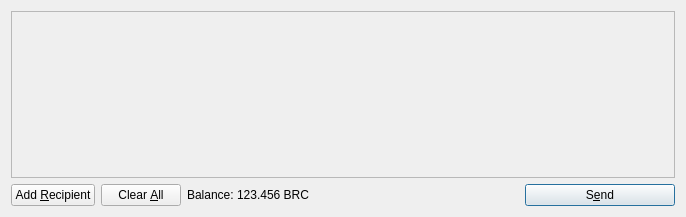
<?xml version="1.0" encoding="UTF-8"?>
<ui version="4.0">
 <class>SendCoinsDialog</class>
 <widget class="QDialog" name="SendCoinsDialog">
  <property name="geometry">
   <rect>
    <x>0</x>
    <y>0</y>
    <width>686</width>
    <height>217</height>
   </rect>
  </property>
  <property name="windowTitle">
   <string>Send Coins</string>
  </property>
  <layout class="QVBoxLayout" name="verticalLayout">
   <item>
    <widget class="QScrollArea" name="scrollArea">
     <property name="widgetResizable">
      <bool>true</bool>
     </property>
     <widget class="QWidget" name="scrollAreaWidgetContents">
      <property name="geometry">
       <rect>
        <x>0</x>
        <y>0</y>
        <width>666</width>
        <height>165</height>
       </rect>
      </property>
      <layout class="QVBoxLayout" name="verticalLayout_2">
       <property name="margin">
        <number>0</number>
       </property>
       <item>
        <layout class="QVBoxLayout" name="entries">
         <property name="spacing">
          <number>6</number>
         </property>
        </layout>
       </item>
       <item>
        <spacer name="verticalSpacer">
         <property name="orientation">
          <enum>Qt::Vertical</enum>
         </property>
         <property name="sizeHint" stdset="0">
          <size>
           <width>20</width>
           <height>40</height>
          </size>
         </property>
        </spacer>
       </item>
      </layout>
     </widget>
    </widget>
   </item>
   <item>
    <layout class="QHBoxLayout" name="horizontalLayout">
     <item>
      <widget class="QPushButton" name="addButton">
       <property name="toolTip">
        <string>Send to multiple recipients at once</string>
       </property>
       <property name="text">
        <string>Add &amp;Recipient</string>
       </property>
       <property name="icon">
        <iconset resource="../bitcoin.qrc">
         <normaloff>:/icons/add</normaloff>:/icons/add</iconset>
       </property>
       <property name="autoDefault">
        <bool>false</bool>
       </property>
      </widget>
     </item>
     <item>
      <widget class="QPushButton" name="clearButton">
       <property name="sizePolicy">
        <sizepolicy hsizetype="Minimum" vsizetype="Fixed">
         <horstretch>0</horstretch>
         <verstretch>0</verstretch>
        </sizepolicy>
       </property>
       <property name="toolTip">
        <string>Remove all transaction fields</string>
       </property>
       <property name="text">
        <string>Clear &amp;All</string>
       </property>
       <property name="icon">
        <iconset resource="../bitcoin.qrc">
         <normaloff>:/icons/remove</normaloff>:/icons/remove</iconset>
       </property>
       <property name="autoRepeatDelay">
        <number>300</number>
       </property>
       <property name="autoDefault">
        <bool>false</bool>
       </property>
      </widget>
     </item>
     <item>
      <layout class="QHBoxLayout" name="horizontalLayout_2">
       <property name="spacing">
        <number>3</number>
       </property>
       <item>
        <widget class="QLabel" name="label">
         <property name="text">
          <string>Balance:</string>
         </property>
        </widget>
       </item>
       <item>
        <widget class="QLabel" name="labelBalance">
         <property name="cursor">
          <cursorShape>IBeamCursor</cursorShape>
         </property>
         <property name="text">
          <string>123.456 BRC</string>
         </property>
         <property name="textInteractionFlags">
          <set>Qt::LinksAccessibleByMouse|Qt::TextSelectableByKeyboard|Qt::TextSelectableByMouse</set>
         </property>
        </widget>
       </item>
      </layout>
     </item>
     <item>
      <spacer name="horizontalSpacer">
       <property name="orientation">
        <enum>Qt::Horizontal</enum>
       </property>
       <property name="sizeHint" stdset="0">
        <size>
         <width>40</width>
         <height>20</height>
        </size>
       </property>
      </spacer>
     </item>
     <item>
      <widget class="QPushButton" name="sendButton">
       <property name="minimumSize">
        <size>
         <width>150</width>
         <height>0</height>
        </size>
       </property>
       <property name="toolTip">
        <string>Confirm the send action</string>
       </property>
       <property name="text">
        <string>S&amp;end</string>
       </property>
       <property name="icon">
        <iconset resource="../bitcoin.qrc">
         <normaloff>:/icons/send</normaloff>:/icons/send</iconset>
       </property>
       <property name="default">
        <bool>true</bool>
       </property>
      </widget>
     </item>
    </layout>
   </item>
  </layout>
 </widget>
 <resources>
  <include location="../bitcoin.qrc"/>
 </resources>
 <connections/>
</ui>
